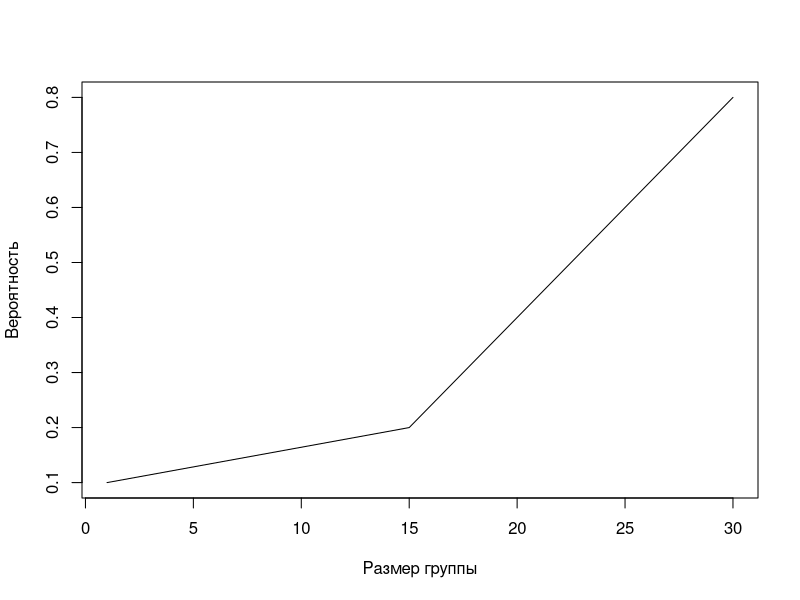

Write the R code that produced this figure.
## ---- chunk 1
x <- c(-10, 20, 30)

print(5 %in% x) # спрашиваем, есть ли 5 в массиве x и получает ответ FALSE
print(20 %in% x) # спрашиваем, есть ли 10 в массиве x и получает ответ TRUE
## ---- chunk 2
plot(c(1, 15, 30), c(0.1, 0.2, 0.8), 
     type = "l", xlab = "Размер группы", ylab = "Вероятность")
